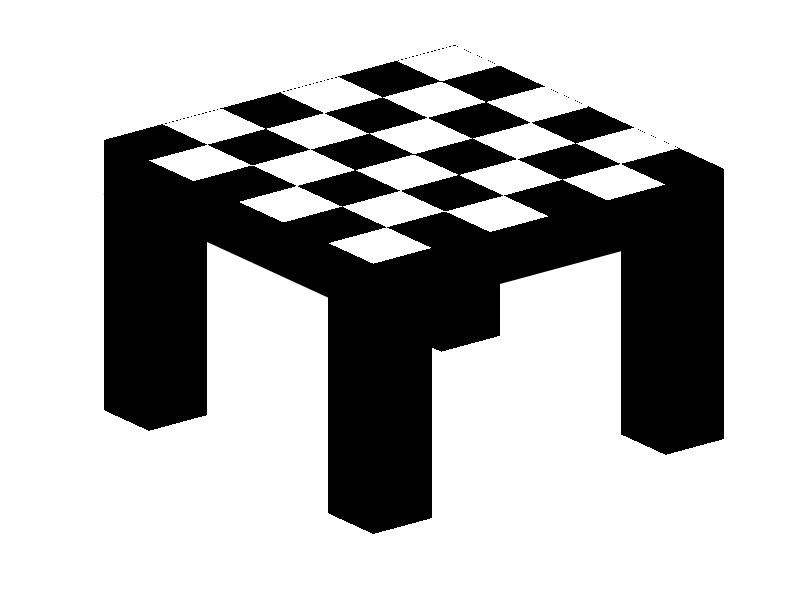

Recreate this plot in MATLAB.
clear all;
clc;
%%%%%%%%%%%%%%%%%%%%%%%%%%%%%%%%%%%%%%%%%%%%%%%%%%%%%%%
%%%% legs %%%%%%%%%%%%%%%%%%%%%%%%%%%%%%%%%%%%%%%%%%%%%
%%%%%%%%%%%%%%%%%%%%%%%%%%%%%%%%%%%%%%%%%%%%%%%%%%%%%%%
%%
x=[0 1 1 0 0;0 1 1 0 0];
y=[0 0 1 1 0;0 0 1 1 0];
z=[0 0 0 0 0;2 2 2 2 2];
z_surface = [2 2 2 2 2;2.5 2.5 2.5 2.5 2.5 ];

p=surf(x,y,z);hold on;set(p,'EdgeColor','none');
p=surf(x+5,y,z);set(p,'EdgeColor','none');
p=surf(x,y+5,z);set(p,'EdgeColor','none');
p=surf(x+5,y+5,z);set(p,'EdgeColor','none');
p=surf(x*6,y*6,z_surface,z);set(p,'EdgeColor','none');

%%%%%%%%%%%%%%%%%%%%%%%%%%%%%%%%%%%%%%%%%%%%%%%%%%%%%%%%
%%% This code snippet handles veiw from below %%%%%%%%%%
%%%%%%%%%%%%%%%%%%%%%%%%%%%%%%%%%%%%%%%%%%%%%%%%%%%%%%%%
%%
x=[0 6 6 0 0];
y=[0 0 6 6 0];
z=[2 2 2 2 2];
fill3(x,y,z,'black');


%%%%%%%%%%%%%%%%%%%%%%%%%%%%%%%%%%%%%%%%%%%%%%%%%%%%%%%
%%%% Top %%%%%%%%%%%%%%%%%%%%%%%%%%%%%%%%%%%%%%%%%%%%%%
%%%%%%%%%%%%%%%%%%%%%%%%%%%%%%%%%%%%%%%%%%%%%%%%%%%%%%%
%%
x=[0 1 1 0];
x=repmat(x,6,1);
x=bsxfun(@plus,x,repmat([0:5]',1,4))';
x=reshape(x,24,1);
x=repmat(x,6,1);

y=[0 0 1 1];
y=repmat(y,1,6);
y=bsxfun(@plus,y,repmat([0:5]',1,24))';
y=reshape(y,144,1);


faces=[1:144];
faces=reshape(faces,4,36)';
z=ones(size(x));
cdata=repmat(eye(2),3,3);
cdata=reshape(cdata,36,1);
vert=[x y 2.5*ones(size(x))];
colormap([0 0 0;1 1 1]);
p=patch('Vertices',vert,'Faces',faces);
set(p,'FaceColor','flat',...
'FaceVertexCData',cdata,...
'CDataMapping','scaled',...
'EdgeColor','none');



%%
%%%%%%%%%%%%%%%%%%%%%%%%%%%%%%%%%%%%%%%%%%%%%%%%%%%%%%%%%
%%%%%%% you can remove below code if you want %%%%%%%%%%%
%%%%%%% handles yelow background; showing graph %%%%%%%%%
%%%%%%% turning off grid and axis for 3D object view %%%%
%%%%%%%%%%%%%%%%%%%%%%%%%%%%%%%%%%%%%%%%%%%%%%%%%%%%%%%%%
whitebg('y');
shg;
grid off; axis off


